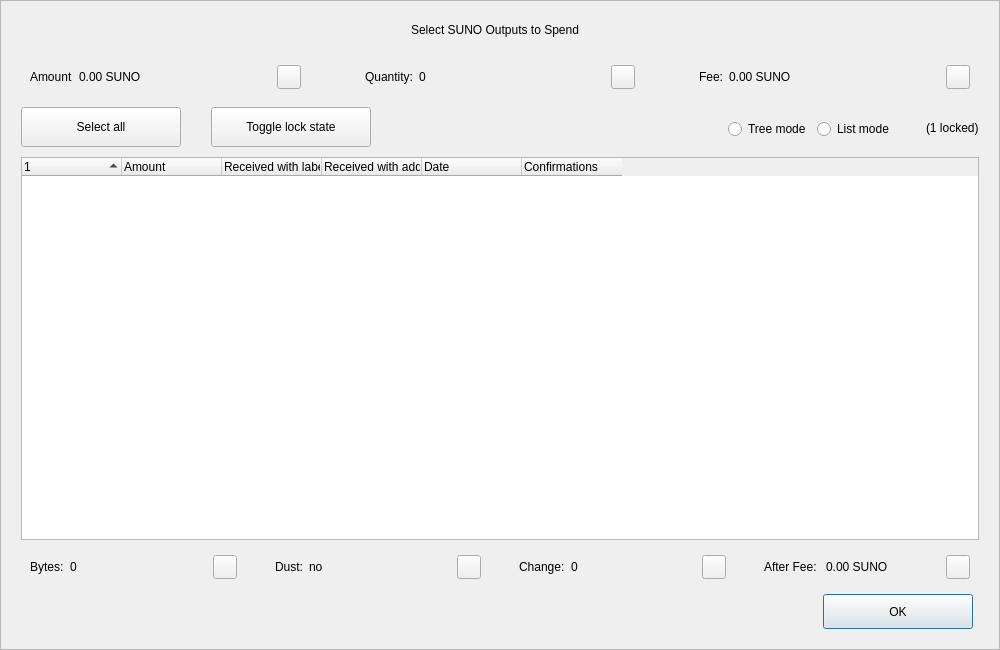
<?xml version="1.0" encoding="UTF-8"?>
<ui version="4.0">
 <class>CoinControlDialog</class>
 <widget class="QDialog" name="CoinControlDialog">
  <property name="geometry">
   <rect>
    <x>0</x>
    <y>0</y>
    <width>1000</width>
    <height>650</height>
   </rect>
  </property>
  <property name="minimumSize">
   <size>
    <width>950</width>
    <height>650</height>
   </size>
  </property>
  <property name="windowTitle">
   <string>Coin Selection</string>
  </property>
  <property name="styleSheet">
   <string notr="true"/>
  </property>
  <layout class="QVBoxLayout" name="verticalLayout">
   <property name="spacing">
    <number>0</number>
   </property>
   <property name="leftMargin">
    <number>0</number>
   </property>
   <property name="topMargin">
    <number>0</number>
   </property>
   <property name="rightMargin">
    <number>0</number>
   </property>
   <property name="bottomMargin">
    <number>0</number>
   </property>
   <item>
    <widget class="QFrame" name="frameContainer">
     <property name="toolTipDuration">
      <number>0</number>
     </property>
     <property name="frameShape">
      <enum>QFrame::StyledPanel</enum>
     </property>
     <property name="frameShadow">
      <enum>QFrame::Raised</enum>
     </property>
     <layout class="QVBoxLayout" name="verticalLayout_2">
      <property name="leftMargin">
       <number>0</number>
      </property>
      <property name="rightMargin">
       <number>0</number>
      </property>
      <property name="bottomMargin">
       <number>20</number>
      </property>
      <item>
       <layout class="QHBoxLayout" name="horizontalLayout_12">
        <property name="spacing">
         <number>0</number>
        </property>
        <property name="leftMargin">
         <number>20</number>
        </property>
        <property name="rightMargin">
         <number>30</number>
        </property>
        <item>
         <spacer name="horizontalSpacer_4">
          <property name="orientation">
           <enum>Qt::Horizontal</enum>
          </property>
          <property name="sizeHint" stdset="0">
           <size>
            <width>40</width>
            <height>20</height>
           </size>
          </property>
         </spacer>
        </item>
        <item>
         <widget class="QLabel" name="labelTitle">
          <property name="minimumSize">
           <size>
            <width>0</width>
            <height>40</height>
           </size>
          </property>
          <property name="maximumSize">
           <size>
            <width>16777215</width>
            <height>40</height>
           </size>
          </property>
          <property name="text">
           <string>Select SUNO Outputs to Spend</string>
          </property>
          <property name="alignment">
           <set>Qt::AlignCenter</set>
          </property>
          <property name="margin">
           <number>7</number>
          </property>
         </widget>
        </item>
        <item>
         <spacer name="horizontalSpacer_5">
          <property name="orientation">
           <enum>Qt::Horizontal</enum>
          </property>
          <property name="sizeHint" stdset="0">
           <size>
            <width>40</width>
            <height>20</height>
           </size>
          </property>
         </spacer>
        </item>
       </layout>
      </item>
      <item>
       <layout class="QHBoxLayout" name="horizontalLayout_8">
        <property name="leftMargin">
         <number>20</number>
        </property>
        <property name="rightMargin">
         <number>20</number>
        </property>
        <item>
         <widget class="QWidget" name="layoutAmount" native="true">
          <layout class="QHBoxLayout" name="horizontalLayout_9" stretch="0,1,0">
           <item>
            <widget class="QLabel" name="labelCoinControlAmountText">
             <property name="text">
              <string>Amount</string>
             </property>
            </widget>
           </item>
           <item>
            <widget class="QLabel" name="labelCoinControlAmount">
             <property name="text">
              <string>0.00 SUNO</string>
             </property>
            </widget>
           </item>
           <item alignment="Qt::AlignHCenter|Qt::AlignVCenter">
            <widget class="QPushButton" name="pushButtonAmount">
             <property name="minimumSize">
              <size>
               <width>0</width>
               <height>24</height>
              </size>
             </property>
             <property name="maximumSize">
              <size>
               <width>24</width>
               <height>26</height>
              </size>
             </property>
             <property name="focusPolicy">
              <enum>Qt::NoFocus</enum>
             </property>
             <property name="styleSheet">
              <string notr="true">padding-bottom:2px;
padding-right:4px;</string>
             </property>
             <property name="text">
              <string/>
             </property>
            </widget>
           </item>
          </layout>
         </widget>
        </item>
        <item>
         <spacer name="horizontalSpacer_2">
          <property name="orientation">
           <enum>Qt::Horizontal</enum>
          </property>
          <property name="sizeType">
           <enum>QSizePolicy::Fixed</enum>
          </property>
          <property name="sizeHint" stdset="0">
           <size>
            <width>40</width>
            <height>20</height>
           </size>
          </property>
         </spacer>
        </item>
        <item>
         <widget class="QWidget" name="layoutQuantity" native="true">
          <layout class="QHBoxLayout" name="horizontalLayout_10" stretch="0,1,0">
           <item>
            <widget class="QLabel" name="labelCoinControlQuantityText">
             <property name="text">
              <string>Quantity:</string>
             </property>
            </widget>
           </item>
           <item>
            <widget class="QLabel" name="labelCoinControlQuantity">
             <property name="text">
              <string>0</string>
             </property>
            </widget>
           </item>
           <item alignment="Qt::AlignHCenter|Qt::AlignVCenter">
            <widget class="QPushButton" name="pushButtonQuantity">
             <property name="minimumSize">
              <size>
               <width>0</width>
               <height>24</height>
              </size>
             </property>
             <property name="maximumSize">
              <size>
               <width>24</width>
               <height>26</height>
              </size>
             </property>
             <property name="focusPolicy">
              <enum>Qt::NoFocus</enum>
             </property>
             <property name="styleSheet">
              <string notr="true">padding-bottom:2px;
               padding-right:4px;</string>
             </property>
             <property name="text">
              <string/>
             </property>
            </widget>
           </item>
          </layout>
         </widget>
        </item>
        <item>
         <spacer name="horizontalSpacer_22">
          <property name="orientation">
           <enum>Qt::Horizontal</enum>
          </property>
          <property name="sizeType">
           <enum>QSizePolicy::Fixed</enum>
          </property>
          <property name="sizeHint" stdset="0">
           <size>
            <width>40</width>
            <height>20</height>
           </size>
          </property>
         </spacer>
        </item>
        <item>
         <widget class="QWidget" name="layoutFee" native="true">
          <layout class="QHBoxLayout" name="horizontalLayout_11" stretch="0,1,0">
           <item>
            <widget class="QLabel" name="labelCoinControlFeeText">
             <property name="text">
              <string>Fee:</string>
             </property>
            </widget>
           </item>
           <item>
            <widget class="QLabel" name="labelCoinControlFee">
             <property name="text">
              <string>0.00 SUNO</string>
             </property>
            </widget>
           </item>
           <item alignment="Qt::AlignHCenter|Qt::AlignVCenter">
            <widget class="QPushButton" name="pushButtonFee">
             <property name="minimumSize">
              <size>
               <width>0</width>
               <height>24</height>
              </size>
             </property>
             <property name="maximumSize">
              <size>
               <width>24</width>
               <height>26</height>
              </size>
             </property>
             <property name="focusPolicy">
              <enum>Qt::NoFocus</enum>
             </property>
             <property name="styleSheet">
              <string notr="true">padding-bottom:2px;
               padding-right:4px;</string>
             </property>
             <property name="text">
              <string/>
             </property>
            </widget>
           </item>
          </layout>
         </widget>
        </item>
       </layout>
      </item>
      <item>
       <widget class="QFrame" name="frame">
        <property name="minimumSize">
         <size>
          <width>0</width>
          <height>40</height>
         </size>
        </property>
        <property name="styleSheet">
         <string notr="true">#frame {
	border:0;
}</string>
        </property>
        <property name="frameShape">
         <enum>QFrame::StyledPanel</enum>
        </property>
        <property name="frameShadow">
         <enum>QFrame::Sunken</enum>
        </property>
        <layout class="QHBoxLayout" name="horizontalLayout">
         <property name="spacing">
          <number>0</number>
         </property>
         <property name="leftMargin">
          <number>20</number>
         </property>
         <property name="topMargin">
          <number>0</number>
         </property>
         <property name="rightMargin">
          <number>20</number>
         </property>
         <property name="bottomMargin">
          <number>0</number>
         </property>
         <item>
          <layout class="QHBoxLayout" name="horizontalLayoutPanel" stretch="0,0,0,0,0,0">
           <property name="spacing">
            <number>20</number>
           </property>
           <item>
            <widget class="QPushButton" name="pushButtonSelectAll">
             <property name="sizePolicy">
              <sizepolicy hsizetype="Maximum" vsizetype="Fixed">
               <horstretch>0</horstretch>
               <verstretch>0</verstretch>
              </sizepolicy>
             </property>
             <property name="minimumSize">
              <size>
               <width>160</width>
               <height>40</height>
              </size>
             </property>
             <property name="maximumSize">
              <size>
               <width>16777215</width>
               <height>40</height>
              </size>
             </property>
             <property name="text">
              <string>Select all</string>
             </property>
             <property name="checkable">
              <bool>true</bool>
             </property>
             <property name="checked">
              <bool>false</bool>
             </property>
             <property name="autoExclusive">
              <bool>false</bool>
             </property>
             <property name="autoDefault">
              <bool>false</bool>
             </property>
            </widget>
           </item>
           <item>
            <spacer name="horizontalSpacer_6">
             <property name="orientation">
              <enum>Qt::Horizontal</enum>
             </property>
             <property name="sizeType">
              <enum>QSizePolicy::Fixed</enum>
             </property>
             <property name="sizeHint" stdset="0">
              <size>
               <width>10</width>
               <height>20</height>
              </size>
             </property>
            </spacer>
           </item>
           <item>
            <widget class="QPushButton" name="pushButtonToggleLock">
             <property name="sizePolicy">
              <sizepolicy hsizetype="Maximum" vsizetype="Fixed">
               <horstretch>0</horstretch>
               <verstretch>0</verstretch>
              </sizepolicy>
             </property>
             <property name="minimumSize">
              <size>
               <width>160</width>
               <height>40</height>
              </size>
             </property>
             <property name="maximumSize">
              <size>
               <width>16777215</width>
               <height>40</height>
              </size>
             </property>
             <property name="text">
              <string>Toggle lock state</string>
             </property>
             <property name="checkable">
              <bool>true</bool>
             </property>
             <property name="autoExclusive">
              <bool>false</bool>
             </property>
             <property name="autoDefault">
              <bool>false</bool>
             </property>
            </widget>
           </item>
           <item>
            <spacer name="horizontalSpacer_7">
             <property name="orientation">
              <enum>Qt::Horizontal</enum>
             </property>
             <property name="sizeType">
              <enum>QSizePolicy::Expanding</enum>
             </property>
             <property name="sizeHint" stdset="0">
              <size>
               <width>30</width>
               <height>20</height>
              </size>
             </property>
            </spacer>
           </item>
           <item alignment="Qt::AlignRight">
            <widget class="QGroupBox" name="groupBox_2">
             <property name="styleSheet">
              <string notr="true">#groupBox_2 {
    background-color:transparent;
    border-radius:0;
}</string>
             </property>
             <property name="title">
              <string/>
             </property>
             <layout class="QHBoxLayout" name="horizontalLayout_14">
              <item>
               <widget class="QRadioButton" name="radioTreeMode">
                <property name="sizePolicy">
                 <sizepolicy hsizetype="Maximum" vsizetype="Fixed">
                  <horstretch>0</horstretch>
                  <verstretch>0</verstretch>
                 </sizepolicy>
                </property>
                <property name="text">
                 <string>Tree mode</string>
                </property>
               </widget>
              </item>
              <item>
               <widget class="QRadioButton" name="radioListMode">
                <property name="sizePolicy">
                 <sizepolicy hsizetype="Maximum" vsizetype="Fixed">
                  <horstretch>0</horstretch>
                  <verstretch>0</verstretch>
                 </sizepolicy>
                </property>
                <property name="text">
                 <string>List mode</string>
                </property>
                <property name="checked">
                 <bool>false</bool>
                </property>
               </widget>
              </item>
             </layout>
            </widget>
           </item>
           <item>
            <widget class="QLabel" name="labelLocked">
             <property name="text">
              <string>(1 locked)</string>
             </property>
            </widget>
           </item>
          </layout>
         </item>
        </layout>
       </widget>
      </item>
      <item>
       <layout class="QHBoxLayout" name="horizontalLayout_13">
        <property name="leftMargin">
         <number>20</number>
        </property>
        <property name="rightMargin">
         <number>20</number>
        </property>
        <item>
         <widget class="CoinControlTreeWidget" name="treeWidget">
          <property name="contextMenuPolicy">
           <enum>Qt::CustomContextMenu</enum>
          </property>
          <property name="styleSheet">
           <string notr="true"/>
          </property>
          <property name="sortingEnabled">
           <bool>false</bool>
          </property>
          <property name="columnCount">
           <number>6</number>
          </property>
          <attribute name="headerShowSortIndicator" stdset="0">
           <bool>true</bool>
          </attribute>
          <attribute name="headerStretchLastSection">
           <bool>false</bool>
          </attribute>
          <column>
           <property name="text">
            <string/>
           </property>
          </column>
          <column>
           <property name="text">
            <string>Amount</string>
           </property>
          </column>
          <column>
           <property name="text">
            <string>Received with label</string>
           </property>
          </column>
          <column>
           <property name="text">
            <string>Received with address</string>
           </property>
          </column>
          <column>
           <property name="text">
            <string>Date</string>
           </property>
          </column>
          <column>
           <property name="text">
            <string>Confirmations</string>
           </property>
           <property name="toolTip">
            <string>Confirmed</string>
           </property>
          </column>
         </widget>
        </item>
       </layout>
      </item>
      <item>
       <layout class="QHBoxLayout" name="horizontalLayout_3">
        <property name="spacing">
         <number>20</number>
        </property>
        <property name="leftMargin">
         <number>20</number>
        </property>
        <property name="rightMargin">
         <number>20</number>
        </property>
        <item>
         <widget class="QWidget" name="layoutBytes" native="true">
          <layout class="QHBoxLayout" name="horizontalLayout_4" stretch="0,1,0">
           <item>
            <widget class="QLabel" name="labelCoinControlBytesText">
             <property name="text">
              <string>Bytes:</string>
             </property>
            </widget>
           </item>
           <item>
            <widget class="QLabel" name="labelCoinControlBytes">
             <property name="text">
              <string>0</string>
             </property>
            </widget>
           </item>
           <item alignment="Qt::AlignHCenter|Qt::AlignVCenter">
            <widget class="QPushButton" name="pushButtonBytes">
             <property name="minimumSize">
              <size>
               <width>0</width>
               <height>24</height>
              </size>
             </property>
             <property name="maximumSize">
              <size>
               <width>24</width>
               <height>26</height>
              </size>
             </property>
             <property name="focusPolicy">
              <enum>Qt::NoFocus</enum>
             </property>
             <property name="styleSheet">
              <string notr="true">padding-bottom:2px;
               padding-right:4px;</string>
             </property>
             <property name="text">
              <string/>
             </property>
            </widget>
           </item>
          </layout>
         </widget>
        </item>
        <item>
         <widget class="QWidget" name="layoutDust" native="true">
          <layout class="QHBoxLayout" name="horizontalLayout_5" stretch="0,1,0">
           <item>
            <widget class="QLabel" name="labelCoinControlLowOutputText">
             <property name="text">
              <string>Dust:</string>
             </property>
            </widget>
           </item>
           <item>
            <widget class="QLabel" name="labelCoinControlLowOutput">
             <property name="text">
              <string>no</string>
             </property>
            </widget>
           </item>
           <item alignment="Qt::AlignHCenter|Qt::AlignVCenter">
            <widget class="QPushButton" name="pushButtonDust">
             <property name="minimumSize">
              <size>
               <width>0</width>
               <height>24</height>
              </size>
             </property>
             <property name="maximumSize">
              <size>
               <width>24</width>
               <height>26</height>
              </size>
             </property>
             <property name="focusPolicy">
              <enum>Qt::NoFocus</enum>
             </property>
             <property name="styleSheet">
              <string notr="true">padding-bottom:2px;
               padding-right:4px;</string>
             </property>
             <property name="text">
              <string/>
             </property>
            </widget>
           </item>
          </layout>
         </widget>
        </item>
        <item>
         <widget class="QWidget" name="layoutChange" native="true">
          <layout class="QHBoxLayout" name="horizontalLayout_6" stretch="0,1,0">
           <item>
            <widget class="QLabel" name="labelCoinControlChangeText">
             <property name="text">
              <string>Change:</string>
             </property>
            </widget>
           </item>
           <item>
            <widget class="QLabel" name="labelCoinControlChange">
             <property name="text">
              <string>0</string>
             </property>
            </widget>
           </item>
           <item alignment="Qt::AlignHCenter|Qt::AlignVCenter">
            <widget class="QPushButton" name="pushButtonChange">
             <property name="minimumSize">
              <size>
               <width>0</width>
               <height>24</height>
              </size>
             </property>
             <property name="maximumSize">
              <size>
               <width>24</width>
               <height>26</height>
              </size>
             </property>
             <property name="focusPolicy">
              <enum>Qt::NoFocus</enum>
             </property>
             <property name="styleSheet">
              <string notr="true">padding-bottom:2px;
               padding-right:4px;</string>
             </property>
             <property name="text">
              <string/>
             </property>
            </widget>
           </item>
          </layout>
         </widget>
        </item>
        <item>
         <widget class="QWidget" name="layoutAfter" native="true">
          <layout class="QHBoxLayout" name="horizontalLayout_7" stretch="0,1,0">
           <item>
            <widget class="QLabel" name="labelCoinControlAfterFeeText">
             <property name="text">
              <string>After Fee: </string>
             </property>
            </widget>
           </item>
           <item>
            <widget class="QLabel" name="labelCoinControlAfterFee">
             <property name="text">
              <string>0.00 SUNO</string>
             </property>
            </widget>
           </item>
           <item alignment="Qt::AlignHCenter|Qt::AlignVCenter">
            <widget class="QPushButton" name="pushButtonAlterFee">
             <property name="minimumSize">
              <size>
               <width>0</width>
               <height>24</height>
              </size>
             </property>
             <property name="maximumSize">
              <size>
               <width>24</width>
               <height>26</height>
              </size>
             </property>
             <property name="focusPolicy">
              <enum>Qt::NoFocus</enum>
             </property>
             <property name="styleSheet">
              <string notr="true">padding-bottom:2px;
               padding-right:4px;</string>
             </property>
             <property name="text">
              <string/>
             </property>
            </widget>
           </item>
          </layout>
         </widget>
        </item>
       </layout>
      </item>
      <item>
       <layout class="QHBoxLayout" name="horizontalLayout_2">
        <property name="spacing">
         <number>0</number>
        </property>
        <property name="leftMargin">
         <number>20</number>
        </property>
        <property name="rightMargin">
         <number>26</number>
        </property>
        <item>
         <spacer name="horizontalSpacer_3">
          <property name="orientation">
           <enum>Qt::Horizontal</enum>
          </property>
          <property name="sizeHint" stdset="0">
           <size>
            <width>558</width>
            <height>20</height>
           </size>
          </property>
         </spacer>
        </item>
        <item>
         <widget class="QPushButton" name="pushButtonOk">
          <property name="minimumSize">
           <size>
            <width>150</width>
            <height>35</height>
           </size>
          </property>
          <property name="text">
           <string>OK</string>
          </property>
         </widget>
        </item>
       </layout>
      </item>
     </layout>
    </widget>
   </item>
  </layout>
 </widget>
 <customwidgets>
  <customwidget>
   <class>CoinControlTreeWidget</class>
   <extends>QTreeWidget</extends>
   <header>coincontroltreewidget.h</header>
  </customwidget>
 </customwidgets>
 <resources/>
 <connections/>
</ui>
